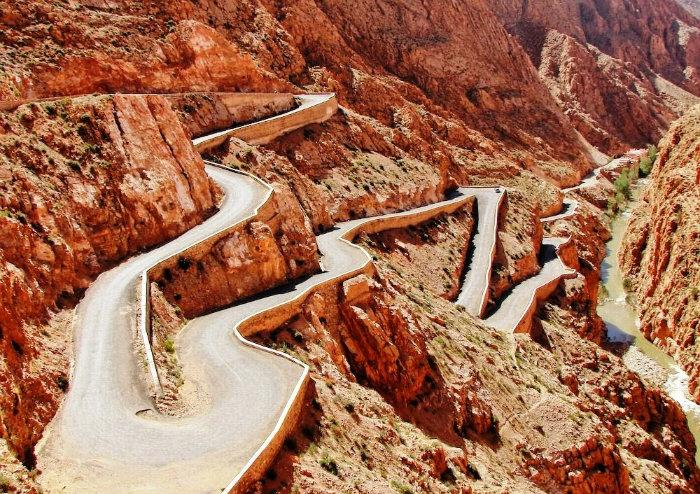
#> input picture images/tisdrin.jpg, 700 x 494 px, found by its file name
$ python compare_corr_phaseCorr.py
#> lines starting #> are read from the running program, lines starting #| are printed output that depends on the picture
import numpy as np
import matplotlib.pyplot as plt
from scipy import ndimage
import time

class ImageRegistration:
    """
    Classe pour le recalage d'images avec deux méthodes de corrélation
    """

    def __init__(self):
        pass

    def load_images(self, img1_path, img2_path):
        """
        Charge deux images depuis des fichiers
        """
#> called with img1_path = 'images/tisdrin.jpg', img2_path = 'images/tisdrin_bright.png'
        try:
            # Charger les images
            img1 = plt.imread(img1_path)
#> img1 is the input picture: shape (494, 700, 3); mean R, G, B 162.2, 108.4, 82.6
            img2 = plt.imread(img2_path)
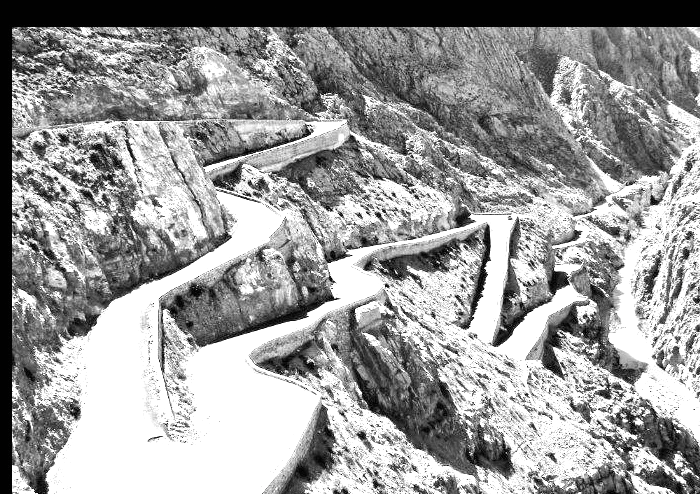
#> input picture images/tisdrin_bright.png, 700 x 494 px, found by its file name
#> img2 is the input picture: shape (494, 700, 4) float32; mean R, G, B, A 0.608, 0.608, 0.608, 1

            # Convertir en niveaux de gris si nécessaire
            if len(img1.shape) == 3:
                img1 = np.mean(img1, axis=2)
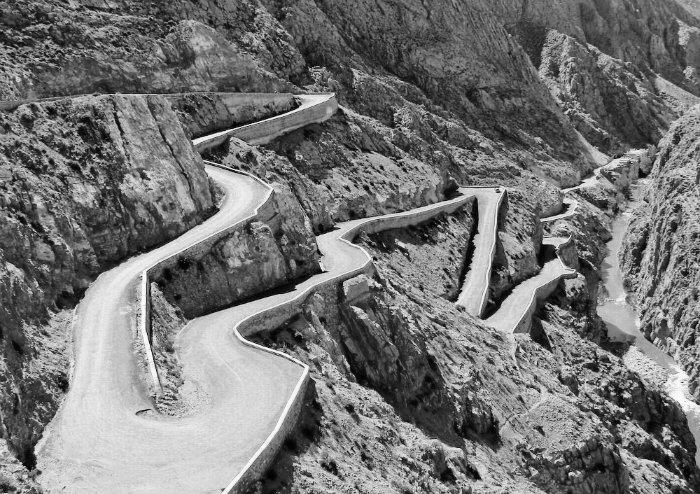
#> img1: shape (494, 700) float64; min 0, max 254.7, mean 117.7
            if len(img2.shape) == 3:
                img2 = np.mean(img2, axis=2)
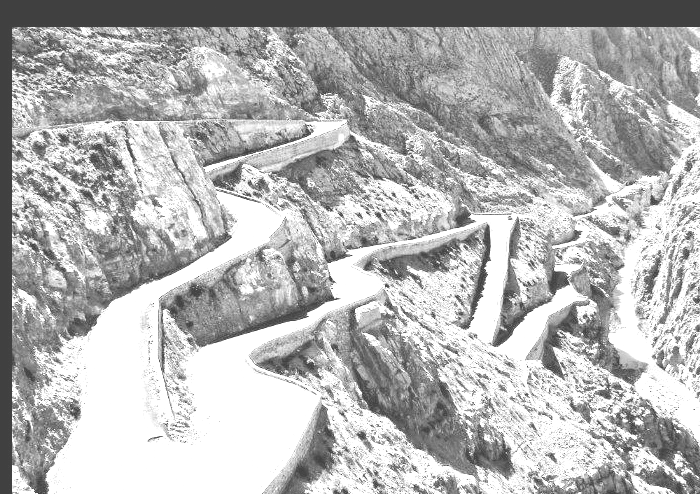
#> img2: shape (494, 700) float32; min 0.252, max 1, mean 0.706

            # Normaliser entre 0 et 1
            img1 = img1.astype(np.float64)
            img2 = img2.astype(np.float64)

            if img1.max() > 1:
                img1 = img1 / 255.0
            if img2.max() > 1:
                img2 = img2 / 255.0

            return img1, img2

        except Exception as e:
            print(f"Erreur lors du chargement des images: {e}")
            return None, None

    # [46 lines left out: functions load_images_from_arrays, create_test_images, not called in this run]

    def correlation_fft(self, img1, img2):
        """
        Corrélation croisée classique avec FFT
        """
        start_time = time.time()

        # Transformée de Fourier des images
        F1 = np.fft.fft2(img1)
        F2 = np.fft.fft2(img2)

        # Corrélation croisée dans le domaine fréquentiel
        # Conjugué de F2 pour la corrélation croisée
        cross_correlation = F1 * np.conj(F2)

        # Retour dans le domaine spatial
        correlation_map = np.fft.ifft2(cross_correlation)
        correlation_map = np.abs(correlation_map)

        # Trouver le pic de corrélation
        peak_pos = np.unravel_index(np.argmax(correlation_map), correlation_map.shape)

        # Convertir en décalage (gestion du wrapping)
        h, w = img1.shape
        dy = peak_pos[0] if peak_pos[0] <= h//2 else peak_pos[0] - h
        dx = peak_pos[1] if peak_pos[1] <= w//2 else peak_pos[1] - w

        execution_time = time.time() - start_time

        return dx, dy, correlation_map, execution_time

    def phase_correlation(self, img1, img2):
        """
        Corrélation de phase pour une meilleure précision sub-pixellique
        """
        start_time = time.time()

        # Transformée de Fourier des images
        F1 = np.fft.fft2(img1)
        F2 = np.fft.fft2(img2)

        # Corrélation de phase normalisée
        cross_power_spectrum = F1 * np.conj(F2)

        # Normalisation par l'amplitude (phase seulement)
        cross_power_spectrum = cross_power_spectrum / (np.abs(cross_power_spectrum) + 1e-8)

        # Transformée inverse pour obtenir la fonction de corrélation de phase
        phase_correlation_map = np.fft.ifft2(cross_power_spectrum)
        phase_correlation_map = np.abs(phase_correlation_map)

        # Trouver le pic avec précision sub-pixellique
        peak_pos = np.unravel_index(np.argmax(phase_correlation_map), phase_correlation_map.shape)

        # Convertir en décalage
        h, w = img1.shape
        dy = peak_pos[0] if peak_pos[0] <= h//2 else peak_pos[0] - h
        dx = peak_pos[1] if peak_pos[1] <= w//2 else peak_pos[1] - w

        execution_time = time.time() - start_time

        return dx, dy, phase_correlation_map, execution_time

    def compare_methods(self, img1, img2, true_translation=None):
        """
        Compare les deux méthodes de corrélation
        """
        print("=== COMPARAISON DES MÉTHODES DE CORRÉLATION ===\n")

        # Méthode 1: Corrélation FFT classique
        dx_fft, dy_fft, corr_map_fft, time_fft = self.correlation_fft(img1, img2)

        # Méthode 2: Corrélation de phase
        dx_phase, dy_phase, corr_map_phase, time_phase = self.phase_correlation(img1, img2)

        # Affichage des résultats
        print("1. CORRÉLATION FFT CLASSIQUE:")
        print(f"   Translation estimée: dx = {dx_fft:.2f}, dy = {dy_fft:.2f}")
        print(f"   Temps d'exécution: {time_fft:.4f} secondes")

        print("\n2. CORRÉLATION DE PHASE:")
        print(f"   Translation estimée: dx = {dx_phase:.2f}, dy = {dy_phase:.2f}")
        print(f"   Temps d'exécution: {time_phase:.4f} secondes")

        if true_translation:
            dx_true, dy_true = true_translation
            error_fft = np.sqrt((dx_fft - dx_true)**2 + (dy_fft - dy_true)**2)
            error_phase = np.sqrt((dx_phase - dx_true)**2 + (dy_phase - dy_true)**2)

            print(f"\n3. COMPARAISON AVEC LA VÉRITÉ TERRAIN:")
            print(f"   Translation vraie: dx = {dx_true}, dy = {dy_true}")
            print(f"   Erreur FFT: {error_fft:.2f} pixels")
            print(f"   Erreur Phase: {error_phase:.2f} pixels")

        return {
            'fft': {'dx': dx_fft, 'dy': dy_fft, 'time': time_fft, 'map': corr_map_fft},
            'phase': {'dx': dx_phase, 'dy': dy_phase, 'time': time_phase, 'map': corr_map_phase}
        }

    def visualize_results(self, img1, img2, results, true_translation=None):
        """
        Visualise les résultats des deux méthodes
        """
        fig, axes = plt.subplots(2, 3, figsize=(15, 10))

        # Images originales
        axes[0, 0].imshow(img1, cmap='gray')
        axes[0, 0].set_title('Image de référence')
        axes[0, 0].axis('off')

        axes[0, 1].imshow(img2, cmap='gray')
        axes[0, 1].set_title('Image déplacée')
        axes[0, 1].axis('off')

        # Carte de corrélation FFT
        axes[0, 2].imshow(np.fft.fftshift(results['fft']['map']), cmap='hot')
        axes[0, 2].set_title(f'Corrélation FFT\n(dx={results["fft"]["dx"]:.1f}, dy={results["fft"]["dy"]:.1f})')
        axes[0, 2].axis('off')

        # Carte de corrélation de phase
        axes[1, 0].imshow(np.fft.fftshift(results['phase']['map']), cmap='hot')
        axes[1, 0].set_title(f'Corrélation de phase\n(dx={results["phase"]["dx"]:.1f}, dy={results["phase"]["dy"]:.1f})')
        axes[1, 0].axis('off')

        # Graphique de comparaison des performances
        methods = ['FFT', 'Phase']
        times = [results['fft']['time'], results['phase']['time']]

        axes[1, 1].bar(methods, times, color=['blue', 'red'], alpha=0.7)
        axes[1, 1].set_ylabel('Temps (secondes)')
        axes[1, 1].set_title('Temps d\'exécution')

        # Graphique de précision si vérité terrain disponible
        if true_translation:
            dx_true, dy_true = true_translation
            errors = [
                np.sqrt((results['fft']['dx'] - dx_true)**2 + (results['fft']['dy'] - dy_true)**2),
                np.sqrt((results['phase']['dx'] - dx_true)**2 + (results['phase']['dy'] - dy_true)**2)
            ]

            axes[1, 2].bar(methods, errors, color=['blue', 'red'], alpha=0.7)
            axes[1, 2].set_ylabel('Erreur (pixels)')
            axes[1, 2].set_title('Précision de l\'estimation')
        else:
            axes[1, 2].axis('off')

        plt.tight_layout()
        plt.show()

# Exemple d'utilisation avec vos propres images
if __name__ == "__main__":
    # Créer une instance de la classe
    reg = ImageRegistration()

    # OPTION 1: Charger vos images depuis des fichiers
    print("=== UTILISATION AVEC VOS IMAGES ===")
    print("Chargement des images...")

    # Remplacez ces chemins par vos vrais chemins d'images
    img1_path = "images/tisdrin.jpg"  # Image de référence
    img2_path = "images/tisdrin_bright.png"  # Image à recaler

    # Charger les images
    img1, img2 = reg.load_images(img1_path, img2_path)

    # Vérifier si le chargement a réussi
    if img1 is not None and img2 is not None:
        print(f"Images chargées avec succès:")
        print(f"- Image 1: {img1.shape}")
#| - Image 1: (494, 700)
        print(f"- Image 2: {img2.shape}")
#| - Image 2: (494, 700)

        # Comparer les méthodes (sans vérité terrain)
        results = reg.compare_methods(img1, img2)
#> in correlation_fft, `correlation_map = np.abs(correlation_map)`:
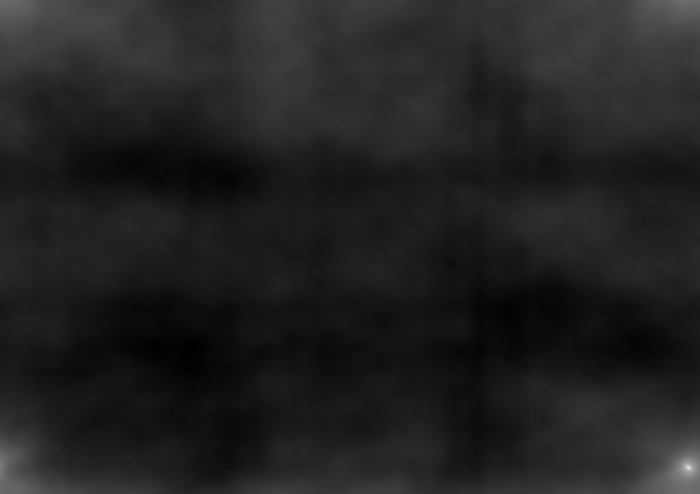
#> correlation_map: shape (494, 700) float64; min 110387.4, max 128068.4, mean 112728; drawn with min black and max white
#> in correlation_fft, `peak_pos = np.unravel_index(np.argmax(correlation_map), correlation_ma..`: peak_pos = (467, 688)
#> in correlation_fft, `dy = peak_pos[0] if peak_pos[0] <= h//2 else peak_pos[0] - h`: dy = -27
#> in correlation_fft, `dx = peak_pos[1] if peak_pos[1] <= w//2 else peak_pos[1] - w`: dx = -12
#> in compare_methods, `dx_fft, dy_fft, corr_map_fft, time_fft = self.correlation_fft(img1, im..`: dy_fft = -27; time_fft = 0.0706
#> in phase_correlation, `peak_pos = np.unravel_index(np.argmax(phase_correlation_map), phase_co..`: peak_pos = (467, 688)
#> in phase_correlation, `dy = peak_pos[0] if peak_pos[0] <= h//2 else peak_pos[0] - h`: dy = -27
#> in phase_correlation, `dx = peak_pos[1] if peak_pos[1] <= w//2 else peak_pos[1] - w`: dx = -12
#> in compare_methods, `dx_phase, dy_phase, corr_map_phase, time_phase = self.phase_correlatio..`: dy_phase = -27; time_phase = 0.06
#|    Translation estimée: dx = -12.00, dy = -27.00
#|    Temps d'exécution: 0.0706 secondes
#|    Translation estimée: dx = -12.00, dy = -27.00
#|    Temps d'exécution: 0.0600 secondes
#> results = 2 items

        # Visualiser les résultats
        reg.visualize_results(img1, img2, results)
#> in visualize_results, `times = [results['fft']['time'], results['phase']['time']]`: times = [0.0706, 0.06]
#> in visualize_results, `plt.show()`:
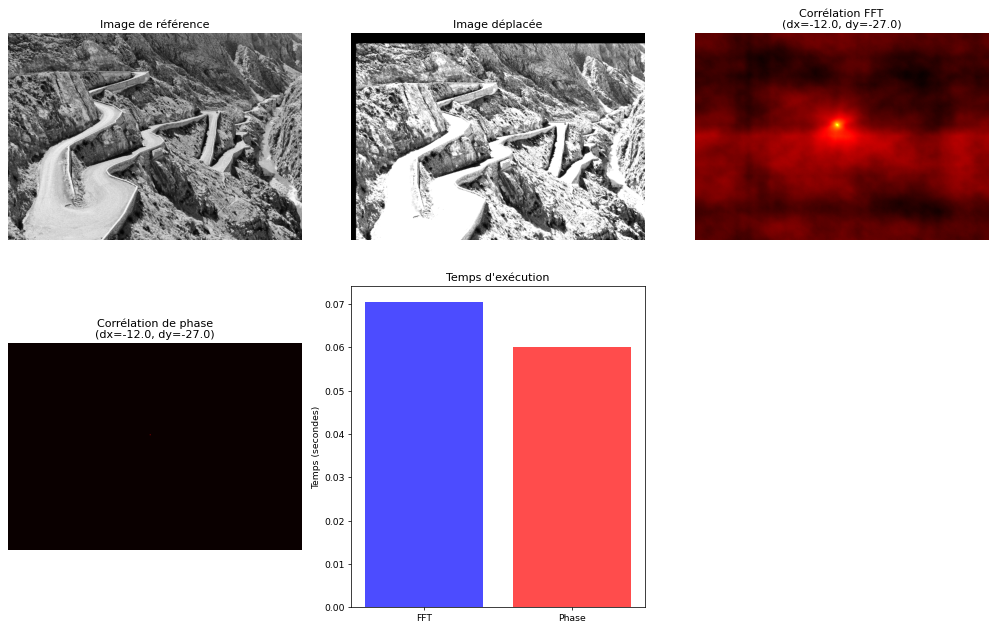
#> figure drawn by matplotlib, 5 panels

    else:
        print("Erreur: Impossible de charger les images.")
        print("Utilisation d'images de test à la place...")

        # OPTION 2: Fallback avec images de test
        img_ref, img_shifted, true_translation = reg.create_test_images(size=128)
        results = reg.compare_methods(img_ref, img_shifted, true_translation)
        reg.visualize_results(img_ref, img_shifted, results, true_translation)

    # OPTION 3: Si vous avez déjà vos images en arrays NumPy
    """
    # Exemple d'utilisation avec des arrays NumPy existants:
    # img1, img2 = reg.load_images_from_arrays(your_image1_array, your_image2_array)
    # results = reg.compare_methods(img1, img2)
    # reg.visualize_results(img1, img2, results)
    """

    print("\n=== COMMENT UTILISER AVEC VOS IMAGES ===")
    print("1. Remplacez 'image1.jpg' et 'image2.jpg' par vos vrais chemins")
    print("2. Ou utilisez load_images_from_arrays() si vous avez des arrays NumPy")
    print("3. Formats supportés: JPG, PNG, TIFF, BMP, etc.")

    print("\n=== AVANTAGES ET INCONVÉNIENTS ===")
    print("\nCorrélation FFT classique:")
    print("+ Simple à implémenter")
    print("+ Robuste au bruit")
    print("- Précision limitée (pixel entier)")
    print("- Sensible aux variations d'illumination")

    print("\nCorrélation de phase:")
    print("+ Précision sub-pixellique possible")
    print("+ Moins sensible aux variations d'illumination")
    print("+ Meilleure performance avec des objets bien contrastés")
    print("- Plus sensible au bruit")
    print("- Peut être instable avec des images peu texturées")
